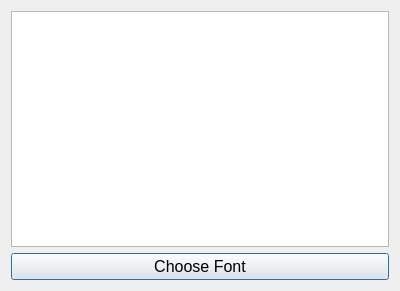
<?xml version="1.0" encoding="UTF-8"?>
<ui version="4.0">
 <class>Dialog</class>
 <widget class="QDialog" name="Dialog">
  <property name="geometry">
   <rect>
    <x>0</x>
    <y>0</y>
    <width>400</width>
    <height>291</height>
   </rect>
  </property>
  <property name="windowTitle">
   <string>Dialog</string>
  </property>
  <layout class="QVBoxLayout" name="verticalLayout">
   <item>
    <widget class="QTextEdit" name="textEdit"/>
   </item>
   <item>
    <widget class="QPushButton" name="pushButton">
     <property name="font">
      <font>
       <pointsize>12</pointsize>
      </font>
     </property>
     <property name="text">
      <string>Choose Font</string>
     </property>
    </widget>
   </item>
  </layout>
 </widget>
 <resources/>
 <connections/>
</ui>
